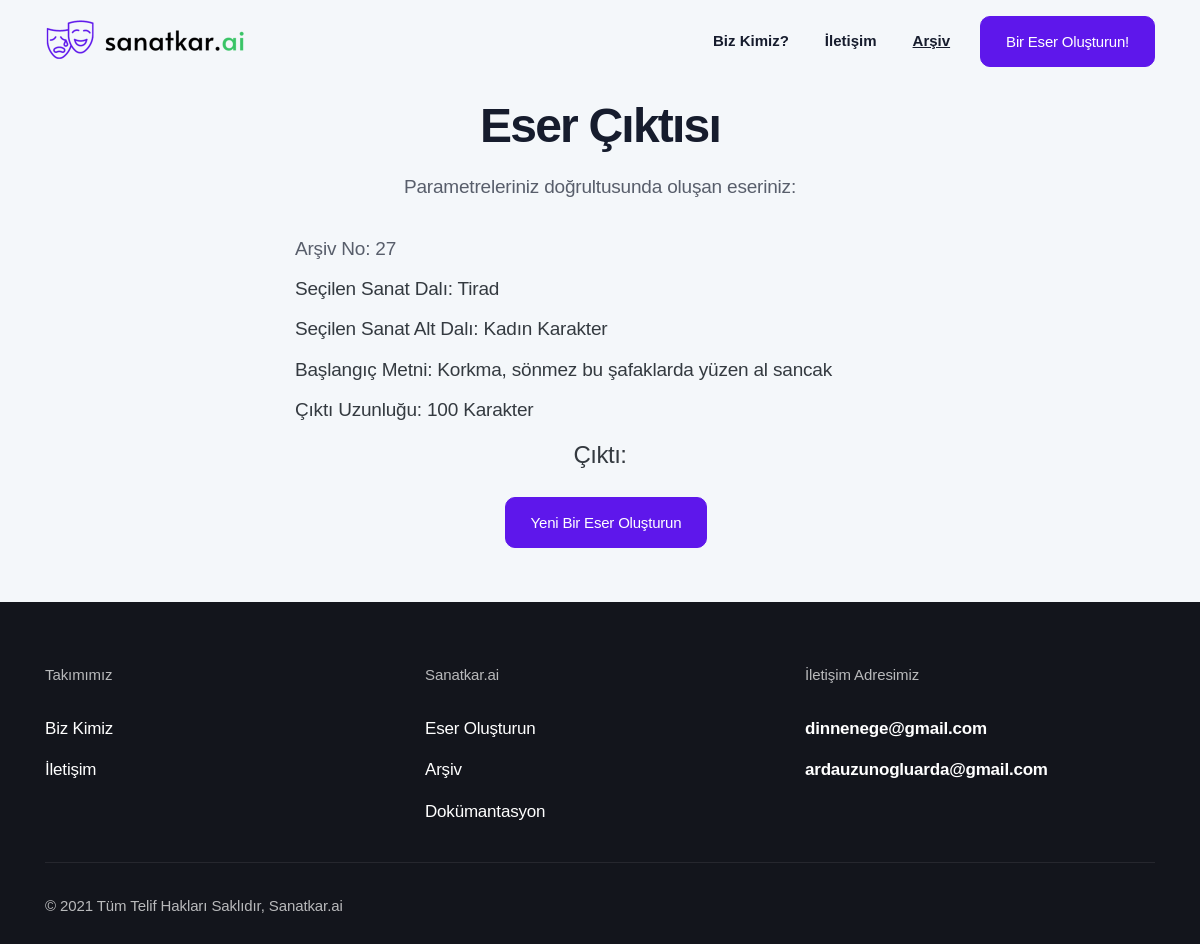
The app's page /archive/27 with its own data.
### app.py (models this page shows)
class Archive(db.Model):
    id = db.Column(db.Integer, primary_key=True)
    generated_text = db.Column(db.String(600))
    art_branch = db.Column(db.String(10))
    genre = db.Column(db.String(30))
    seed_input = db.Column(db.String(35))
    length_input = db.Column(db.String(3))

### app.py (the view)
@app.route("/archive/<int:id>")
def particular_archive_element(id):
    archived_generation = Archive.query.filter_by(id = id).first()
    id = archived_generation.id
    generated_text = archived_generation.generated_text
    art_branch = archived_generation.art_branch
    genre = archived_generation.genre
    seed_input = archived_generation.seed_input
    length_input = archived_generation.length_input
    output = str(generated_text).replace("_", "").replace(")", "").replace("(", "").replace("'", "").replace('"',"").split("\\n")
    output = list(filter(None, output))[:-1]
    return render_template("generator_output.html", id = id, output=output, art_branch=art_branch, genre=genre, seed_input=seed_input, length_input=length_input)

### templates/generator_output.html (shortened to what this page needs)
<!DOCTYPE html>
<html lang="en">
<head>
  <link rel="stylesheet" href="{{ url_for('static', filename='css/bootstrap.css') }}">
  <link rel="stylesheet" href="{{ url_for('static', filename='fonts/icon-font/css/style.css') }}">
  <link rel="stylesheet" href="{{ url_for('static', filename='fonts/typography-font/typo.css') }}">
  <link rel="stylesheet" href="{{ url_for('static', filename='fonts/fontawesome-5/css/all.css') }}">
  <link rel="stylesheet" href="{{ url_for('static', filename='plugins/aos/aos.min.css') }}">
  <link rel="stylesheet" href="{{ url_for('static', filename='plugins/fancybox/jquery.fancybox.min.css') }}">
  <link rel="stylesheet" href="{{ url_for('static', filename='plugins/nice-select/nice-select.min.css') }}">
  <link rel="stylesheet" href="{{ url_for('static', filename='plugins/slick/slick.min.css') }}">
  <link rel="stylesheet" href="{{ url_for('static', filename='plugins/date-picker/css/gijgo.min.css') }}" type="text/css" />
  <link rel="stylesheet" href="{{ url_for('static', filename='plugins/theme-mode-switcher/switcher-panel.css') }}">
  <link rel="stylesheet" href="{{ url_for('static', filename='css/main.css') }}">
  <link rel="stylesheet" href="{{ url_for('static', filename='css/theme-mode-custom.css') }}">
  <link rel="stylesheet" href="https://cdnjs.cloudflare.com/ajax/libs/font-awesome/5.15.4/css/all.min.css">
</head>
<body data-theme="light">
  <div class="site-wrapper overflow-hidden">
    <header class="site-header site-header--menu-right  site-header--absolute">
      <div class="container">
        <nav class="navbar site-navbar offcanvas-active navbar-expand-lg  px-0">
          <div class="brand-logo"><a href="/">
              <img src="{{ url_for('static', filename='image/logo-main-black.png') }}" alt="" class="light-version-logo ">
            </a></div>
          <div class="collapse navbar-collapse" id="mobile-menu">
            <div class="navbar-nav-wrapper">
              <ul class="navbar-nav main-menu">
                <li class="nav-item">
                  <a class="text-dark nav-link" href="/about" role="button" aria-expanded="false">Biz Kimiz?</a>
                </li>
                <li class="nav-item">
                  <a class="nav-link" href="/contact" role="button" aria-expanded="false">İletişim</a>
                </li>
                <li class="nav-item">
                  <a class="font-weight-bold nav-link" href="/archive" role="button" aria-expanded="false"><ins>Arşiv</ins></a>
                </li>
              </ul>
            </div>
          </div>
          <div class="header-btn  ml-auto ml-lg-5 mr-6 mr-lg-0 d-none d-xs-block">
            <a class="btn btn-app-page btn-primary gr-text-9 d-none d-xs-inline-flex " href="/generator">
              Bir Eser Oluşturun!
            </a>
          </div>
        </nav>
      </div>
    </header>
    <div class="inner-banner pt-20 pb-md-13 bg-default-2">
      <div class="container">
        <div class="row  justify-content-center pt-5">
          <div class="col-xl-8 col-lg-9 text-center">
            <div class="px-md-15 text-center">
              <h2 class="title gr-text-3 mb-6">Eser Çıktısı</h2>
              <p class="gr-text-8 mb-9">Parametreleriniz doğrultusunda oluşan eseriniz:</p>
              <ul class="w-100 list-unstyled text-left">
                <li class="gr-text-8 mb-3">Arşiv No: <span id="archiveno">{{id}}</span></li>
                <li class="gr-text-8 text-dark mb-3">Seçilen Sanat Dalı: <span id="chosenart">{{art_branch}}</span></li>
                <li class="gr-text-8 text-dark mb-3">Seçilen Sanat Alt Dalı: <span id="chosensubart">{{genre}}</span></li>
                <li class="gr-text-8 text-dark mb-3">Başlangıç Metni: <span id="startingsentence">{{seed_input}}</span></li>
                <li class="gr-text-8 text-dark mb-5">Çıktı Uzunluğu: <span id="outputlength">{{length_input}}</span> Karakter</li>
                <li class="gr-text-6 text-dark mb-8 text-center">Çıktı:</br></li>
              </ul>
              <div class="header-btn  ml-auto ml-lg-5 mr-6 mr-lg-0 d-xs-block">
                <a class="btn btn-app-page btn-primary gr-text-9 d-xs-inline-flex " href="/generator">
                  Yeni Bir Eser Oluşturun
                </a>
              </div>
            </div>
          </div>
        </div>
      </div>
    </div>
    <div class="bg-default-2 pb-1 ">
    </div>
   <div class="footer-section dark-mode-texts bg-blackish-blue">
    <div class="container">
      <div class="footer-top pt-15">
        <div class="justify-content-center row">
          <div class="col-6 col-lg-4">
            <div class="single-footer mb-13 mb-lg-9">
              <p class="footer-title gr-text-11 mb-7">Takımımız</p>
              <ul class="footer-list list-unstyled">
                <li class="py-2"><a class="gr-text-9 gr-text-color" href="/about">Biz Kimiz</a></li>
                <li class="py-2"><a class="gr-text-9 gr-text-color" href="/contact">İletişim</a></li>
              </ul>
            </div>
          </div>
          <div class="col-6 col-lg-4">
            <div class="single-footer mb-13 mb-lg-9">
              <p class="footer-title gr-text-11 mb-7">Sanatkar.ai</p>
              <ul class="footer-list list-unstyled">
                <li class="py-2"><a class="gr-text-9 gr-text-color" href="/generator">Eser Oluşturun</a></li>
                <li class="py-2"><a class="gr-text-9 gr-text-color" href="/archive">Arşiv</a></li>
                <li class="py-2"><a class="gr-text-9 gr-text-color" href="https://github.com/ardauzunoglu/sanatkar.ai">Dokümantasyon</a></li>
              </ul>
            </div>
          </div>
          <div class="col-md-6 col-lg-4">
            <div class="single-footer mb-13 mb-lg-9">
              <p class="footer-title gr-text-11 mb-7">İletişim Adresimiz</p>
              <ul class="footer-list list-unstyled">
                <li class="py-2"><a class="gr-text-9 text-primary font-weight-bold hover-underline active text-white" href="mailto:dinnenege@gmail.com">dinnenege@gmail.com</a></li>
                <li class="py-2"><a class="gr-text-9 text-primary font-weight-bold hover-underline active text-white" href="mailto:ardauzunogluarda@gmail.com">ardauzunogluarda@gmail.com</a></li>
              </ul>
            </div>
          </div>
        </div>
      </div>
      <div class="copyright-area border-top pt-9 pb-8">
        <div class="row align-items-center">
          <div class="col-lg-6">
            <p class="copyright-text gr-text-11 mb-6 mb-lg-0 gr-text-color-opacity text-center text-lg-left">
              © 2021 Tüm Telif Hakları Saklıdır, Sanatkar.ai
            </p>
          </div>
        </div>
      </div>
    </div>
  </div>
  </div>
</body>
</html>

### records on screen
Archive: art_branch "Tirad", genre "Kadın Karakter", seed_input "Korkma, sönmez bu şafaklarda yüzen al sancak", length_input "100"

### other values on screen
{{ id }} "27"
